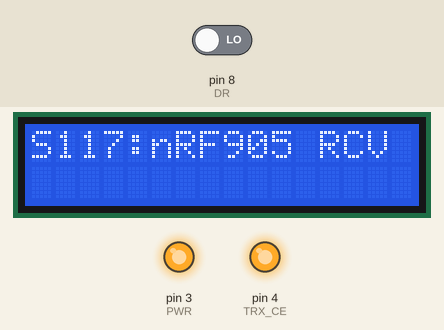
The sketch below on a simulated Arduino Uno, built with avr-gcc and run on an emulated ATmega328P. Shown: 16×2 character LCD, output pins drawn as LEDs (lit = HIGH). Dashed ring = blinking. The inputs (shaded band) are chosen by the test bench; at power-on: pin 8 (DR) LOW. Pins used as bus, display or sensor lines are not drawn; what the sketch prints to the serial monitor is not drawn.

Above: at 2.2 s.
2.3 s: pin 8 (DR) driven HIGH
At 2.46 s:
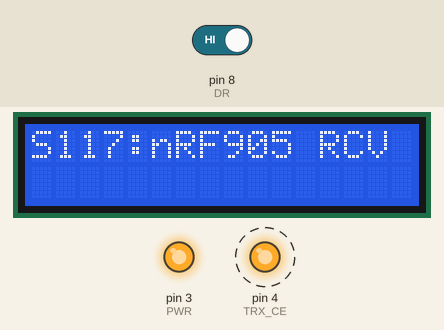
5.3 s: pin 8 (DR) driven LOW
At 5.9 s:
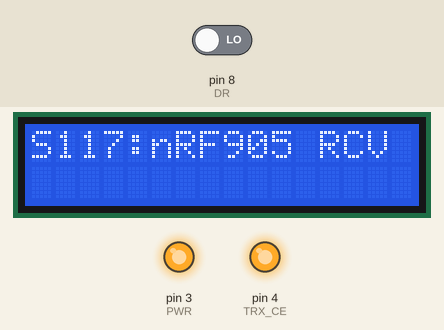
Timing chart, 0 to 8.3 s (numbered marks = the images above; inputs shaded):
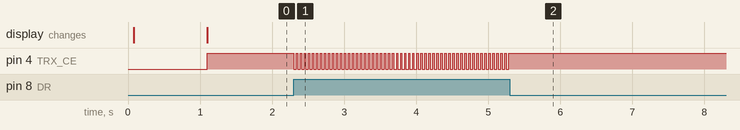

Measured:
- after the input at 2.3 s, pin 4 (TRX_CE): alternates HIGH for 0.02 s and LOW for 0.04 s, starting at once
- after the input at 5.3 s, pin 4 (TRX_CE): stops changing and stays HIGH

The sketch:

nRF905_RX.ino
```cpp
#include <Wire.h>
#include <LiquidCrystal_I2C.h>

#include <NRF905.h>
#include <SPI.h>
#define BUF_LEN          32
#define CONF_LEN         10

//NRF905 nrf905;

unsigned char rx_buf[BUF_LEN]= {0};
unsigned char read_config_buf[CONF_LEN];
unsigned char rx_address[4]= {0xcc,0xcc,0xcc,0xcc};
String str1="";

LiquidCrystal_I2C lcd(0x27,16,2);  // set the LCD address to 0x20 for a 16 chars and 2 line display

void putstring(unsigned char *str)
{

    while(*str){
        str1 += char(*str++);
        //Serial.write(*str++);

    }
}

void setup()
{
    char i;
    pinMode(10,OUTPUT);
    nrf905=NRF905(10);

    /** pin/port configuration */
    nrf905.init();


    /***************************************************
        default configuration, need to specify frequency
        choose Z-Wave frequency band, support :
        US		908.42Mhz
        EUROPE		868.42MHz
        AFRICA		868.42MHz
        CHINA		868.42MHz
        HK		919.82MHz
        JAPAN		853.42MHz
        AUSTRALIA	921.42MHz
        NEW_ZEALAND	921.42MHz
        BRASIL		921.42MHz
        RUSSIA		896MHz
    */
	nrf905.write_config(US);

    /***********************************************************
	read register configuration, check register value written */
    nrf905.read_config(read_config_buf);

    /** serial communication configurate */
    Serial.begin(9600);

    /** test configuration */
    for(i=0; i<CONF_LEN; i++){
        Serial.print(read_config_buf[i],HEX);
        Serial.print(' ');
    }

  lcd.init();  // initialize the lcd
  lcd.backlight();
  lcd.print("start LCD2004");

  delay(1000);

  lcd.clear();

}

void loop()
{

    lcd.setCursor(0,0);
    lcd.print("S117:nRF905 RCV");

    /** recieve data packet with default RX address */
    nrf905.RX(rx_buf);

    /** recieve data packet with specified RX address */
//    nrf905.RX(rx_buf, rx_address );

    // NOTE: TX_Address and RX_Address must be the same

    /** send recieved data to PC through serial port */


    putstring(rx_buf);

    lcd.setCursor(0,1);
    lcd.print(str1);
    str1 = "";


    delay(1);
}
```

NRF905.cpp
```cpp
#include <NRF905.h>
#include <SPI.h>

/** define a ultity */
NRF905 nrf905;

unsigned char config_info_buf[10]={
        0x76,                   //CH_NO,868.4MHZ
        0x0E,                   //output power 10db, resend disable, Current Normal operation
        0x44,                   //4-byte address
        0x20,0x20,              //receive or send data length 32 bytes
        0xCC,0xCC,0xCC,0xCC,    //receiving address
        0x58,                   //CRC enable,8bit CRC,external clock disable,16MHZ Oscillator
};

PROGMEM unsigned const int freq_tab[10] = {
    0x13e,
    0x076,
    0x076,
    0x076,
    0x177,
    0x02b,
    0x17f,
    0x17f,
    0x17f,
    0x100,
};

//-------------------initial nRF905---------------------------------------------
NRF905::NRF905(void)
{
    TXEN=5;
    TRX_CE=4;
    PWR=3;
    CSN=10;
    AM=9;
    DR=8;
    CD=7;
}
NRF905::NRF905(int css)
{
    TXEN=5;
    TRX_CE=4;
    PWR=3;
    CSN=css;
    AM=9;
    DR=8;
    CD=7;
}

void NRF905::init(void)
{
    pinMode(CSN, OUTPUT);
	digitalWrite(CSN, HIGH); // Spi disable

	pinMode(DR, INPUT);	// Init DR for input

	pinMode(AM, INPUT);// Init AM for input

	pinMode(CD, INPUT);// Init CD for input

	pinMode(PWR, OUTPUT);
	digitalWrite(PWR, HIGH);// nRF905 power on

	pinMode(TRX_CE, OUTPUT);
	digitalWrite(TRX_CE, LOW);// Set nRF905 in standby mode

	pinMode(TXEN, OUTPUT);
	digitalWrite(TXEN, LOW);// set radio in Rx mode

	SPI.setBitOrder(MSBFIRST);
    SPI.setDataMode(SPI_MODE0);
    SPI.begin();

    /** wait for nrf905 STANDBY */
    delay(3);
}

//---------------wite to configuration register-----------------
void NRF905::write_config(unsigned char *conf_buf)
{
	digitalWrite(CSN,LOW);						// Spi enable for write a spi command
	/** send write configuration command */
	SPI.transfer(WC);
	for (int i=0;i<10;i++)	// Write configration words
	{
	   SPI.transfer(conf_buf[i]);
	}
	digitalWrite(CSN,HIGH);					// Disable Spi
}

void NRF905::write_config(nrf905_freq_type freq_band)
{
    if(freq_band < 10){
        config_info_buf[0] = (unsigned char)freq_tab[freq_band];
        if(freq_tab[freq_band]&0x100){
            config_info_buf[1] |= 0x01;
        }else{
            config_info_buf[1] &= ~0x01;
        }
    }
    // Spi enable for write a spi command
	digitalWrite(CSN,LOW);
	/** send write configuration command */
	SPI.transfer(WC);
	for (int i=0;i<10;i++)	// Write configration words
	{
	   SPI.transfer(config_info_buf[i]);
	}
	digitalWrite(CSN,HIGH);					// Disable Spi
}

void NRF905::read_config(unsigned char *conf_buf)
{
    digitalWrite(CSN,LOW);						// Spi enable for write a spi command

    /** send read configuration command */
    SPI.transfer(RC);
	for (int i=0;i<10;i++)
	{
	   conf_buf[i] = SPI.transfer(0x00);
	}
	digitalWrite(CSN,HIGH);					// Disable Spi
}

void  NRF905::RX(unsigned char *TxRxBuffer)
{
    set_rx();			// Set nRF905 in Rx mode
    while (check_ready()==0);
    delay(1);
    RxPacket(TxRxBuffer);
    delay(1);
}

void NRF905::RX(unsigned char *TxRxBuf, unsigned char *RxAddress)
{
    if(config_info_buf[5] != RxAddress[0] ||\
       config_info_buf[6] != RxAddress[1] ||\
       config_info_buf[7] != RxAddress[2] ||\
       config_info_buf[8] != RxAddress[3]){

        config_info_buf[5] = RxAddress[0];
        config_info_buf[6] = RxAddress[1];
        config_info_buf[7] = RxAddress[2];
        config_info_buf[8] = RxAddress[3];

        write_config(config_info_buf);
    }

    set_rx();			// Set nRF905 in Rx mode
    while (check_ready()==0);
    delay(1);
    RxPacket(TxRxBuf);
    delay(1);
}

void NRF905::TX(unsigned char *TxRxBuf, unsigned char *TxAddress)
{
    set_tx();
    delay(1);
    // Send data by nRF905
    TxPacket(TxAddress, TxRxBuf);
}

void NRF905::TX(unsigned char *TxRxBuf)
{
    set_tx();
    delay(1);
    // Send data by nRF905
    TxPacket(config_info_buf+5, TxRxBuf);

}

void NRF905::TxPacket(unsigned char *TxAddress, unsigned char *TxRxBuf)
{
	int i;
	digitalWrite(CSN,LOW);
	// Write payload command
	SPI.transfer(WTP);
	for (i=0;i<32;i++){
	    // Write 32 bytes Tx data
		SPI.transfer(TxRxBuf[i]);
	}
	digitalWrite(CSN,HIGH);
	delay(1);

    // Spi enable for write a spi command
	digitalWrite(CSN,LOW);
	// Write address command
	SPI.transfer(WTA);
	// Write 4 bytes address
	for (i=0;i<4;i++){
		SPI.transfer(TxAddress[i]);
	}
	// Spi disable
	digitalWrite(CSN,HIGH);

	// Set TRX_CE high,start Tx data transmission, CE pulse
	digitalWrite(TRX_CE,HIGH);
	delay(1);
	digitalWrite(TRX_CE,LOW);
}

void NRF905::set_tx(void)
{
	digitalWrite(TRX_CE,LOW);
	digitalWrite(TXEN,HIGH);

	// delay for mode change(>=650us)
	delay(1);
}


void NRF905::set_rx(void)
{
	digitalWrite(TXEN, LOW);
	digitalWrite(TRX_CE, HIGH);

	// delay for mode change(>=650us)
	delayMicroseconds(800);
};

unsigned char NRF905::check_ready(void)
{
    if(digitalRead(DR) == HIGH)	{
		return 1;
	}
	else{
		return 0;
	}
}

void NRF905::RxPacket(unsigned char *TxRxBuffer)
{
	int i;
    digitalWrite(TRX_CE,LOW);
	digitalWrite(CSN,LOW);
    delay(1);
	SPI.transfer(RRP);
    delay(1);
	for (i = 0 ;i < 32 ;i++){
		TxRxBuffer[i]=SPI.transfer(NULL);;
        delay(1);
	}
	digitalWrite(CSN,HIGH);
    delay(1);
	digitalWrite(TRX_CE,HIGH);
	delay(1);
}
```

NRF905.h
```cpp
#ifndef NRF905_h
#define NRF905_h

#if defined(ARDUINO) && ARDUINO >= 100
#include "Arduino.h"
#else
#include "WProgram.h"
#endif


/** nrf905 instruction set */
#define WC		0x00
#define RC		0x10
#define WTP		0x20
#define RTP		0x21
#define WTA		0x22
#define RTA		0x23
#define RRP		0x24

typedef enum
{
    US = 0,             /** 908.42Mhz */
    EUROPE = 1,         /** 868.42MHz */
    AFRICA  = 2,         /** 868.42MHz */
    CHINA = 3,          /** 868.42MHz */
    HK = 4,             /** 919.82MHz */
    JAPAN = 5,          /** 853.42MHz */
    AUSTRALIA = 6,      /** 921.42MHz */
    NEW_ZEALAND = 7,    /** 921.42MHz */
    BRASIL = 8,         /** 921.42MHz */
    RUSSIA = 9,         /** 896.00MHz */
} nrf905_freq_type;


class NRF905
{
public:
    NRF905(void);
    NRF905(int css);

    void init();
    void write_config(unsigned char *conf_buf);
    void write_config(nrf905_freq_type freq_band);
    void read_config(unsigned char *conf_buf);
    void RX(unsigned char *TxRxBuffer);
    void RX(unsigned char *TxRxBuf, unsigned char *RxAddress);
    void TX(unsigned char *TxRxBuf, unsigned char *TxAddress);
    void TX(unsigned char *TxRxBuf);

private:
    void set_rx(void);
    void set_tx(void);
    unsigned char check_ready(void);

    void RxPacket(unsigned char *TxRxBuffer);
    void TxPacket(unsigned char *TxAddress, unsigned char *TxRxBuf);

    //----------------------------------------------NRF905 IO------------------------------------------------------
    int TXEN;
    int TRX_CE;
    int PWR;
    //----------------------------------------------NRF905 SPI---------------------------------------------------
    int	CSN;
    //----------------------------------------nrf905 status IO---------------------------------------------------------
    int	AM;
    int	DR;
    int	CD;
};

extern NRF905 nrf905;

#endif
```
